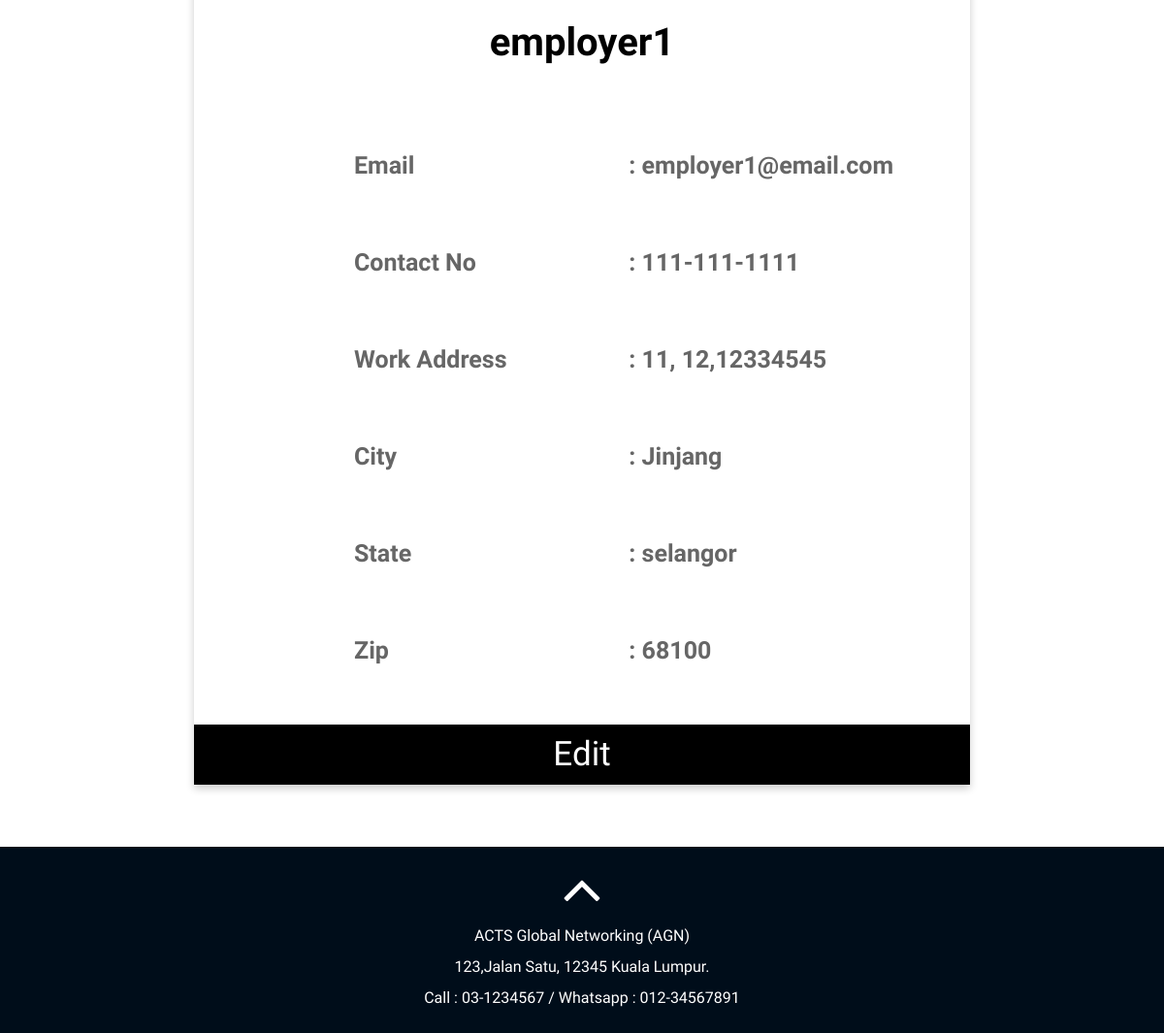
Page /webpage/employerProfile.php (signed in, lower part) on the earlier database version.
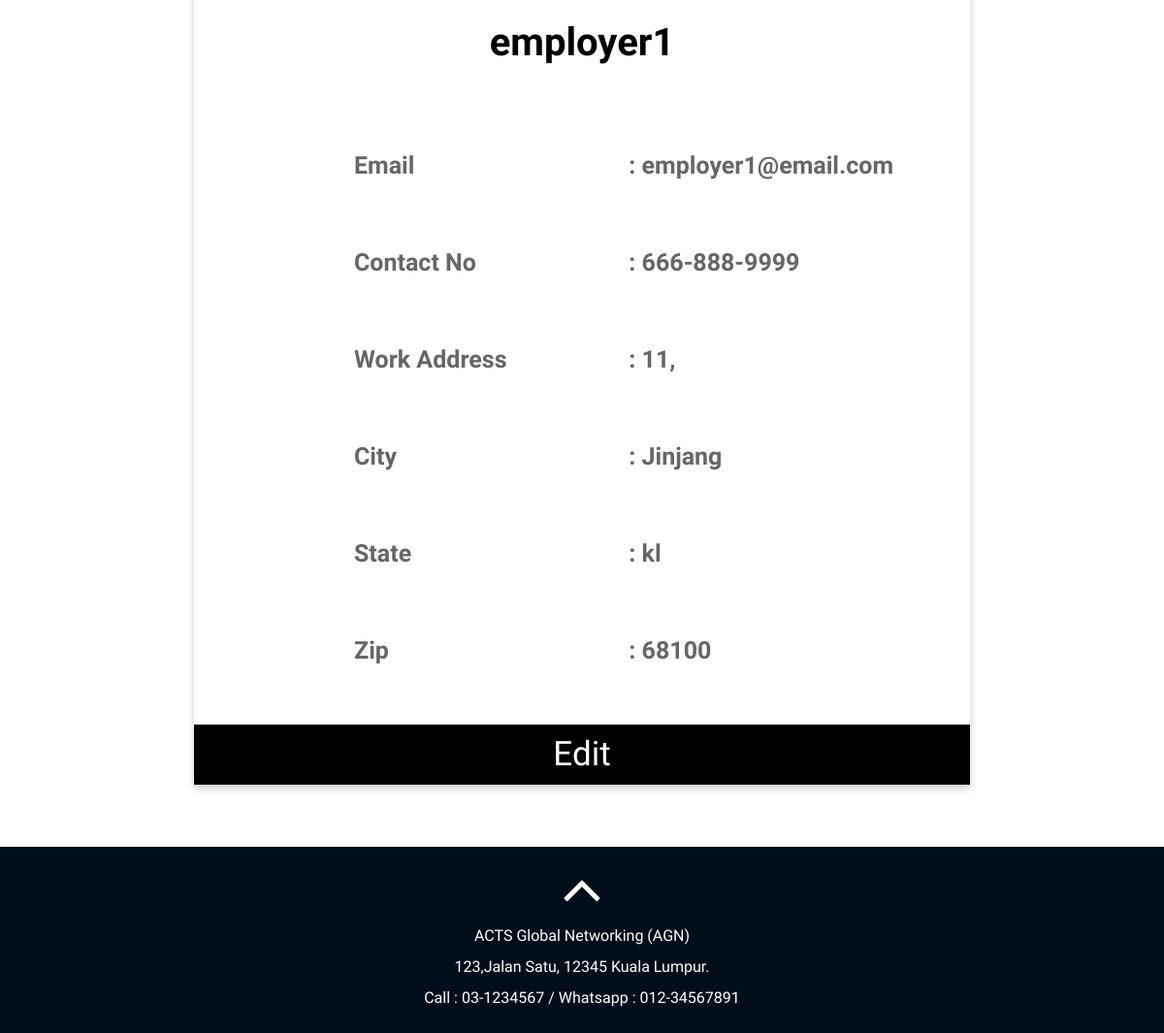
Same page on the later database version.
### tables this page shows
CREATE TABLE `employer` (
  `email` varchar(255) NOT NULL,
  `password` varchar(255) NOT NULL,
  `fullName` varchar(255) NOT NULL,
  `contactNo` varchar(255) NOT NULL,
  `address` varchar(255) NOT NULL,
  `city` varchar(255) NOT NULL,
  `state` varchar(255) NOT NULL,
  `zip` varchar(255) NOT NULL
);

### webpage/employerProfile.php (the view, shortened to what this page needs)
<?php
include '../php/dbConnection.php';
$email = $_SESSION['email'];
$query = "SELECT * FROM employer WHERE email= '$email'";
$result = mysqli_query($connection, $query);
$row = mysqli_fetch_assoc($result);
?>
<!DOCTYPE html>
<html lang="en">
<head>
  <link href="../css/bootstrap.min.css" rel="stylesheet">
  <link href="../css/font-awesome.min.css" rel="stylesheet">
  <link href="../css/animate.min.css" rel="stylesheet">
  <link href="../css/animate.css" rel="stylesheet" />
  <link href="../css/style.css" rel="stylesheet">
  <link href="../css/login.css" rel="stylesheet">
  <link href="../css/homePageStyle.css" rel="stylesheet">
  <link href="../css/editEmployerProfile.css" rel="stylesheet">
</head>
<body>
    <div class="container marginbot-50">
        <div class="profile">
          <div class="eFullname">
            <label> <?php echo $row['fullName'] ?></label>
          </div>
          <div class="pDetails">
          <div class="email">
            <label class="col-xs-12 col-sm-5 col-md-5">Email </label>
            <label class="col-xs-12 col-sm-7 col-md-7 showdetail" name="eEmail"> : <?php echo $row['email'] ?> </label>
          </div>
          <div class="contact">
            <label class="col-xs-12 col-sm-5 col-md-5">Contact No </label>
            <label class="col-xs-12 col-sm-7 col-md-7" name="eContact"> : <?php echo $row['contactNo'] ?> </label>
            </div>
          <div class="workAdd">
            <label class="col-xs-12 col-sm-5 col-md-5">Work Address </label>
            <label class="col-xs-12 col-sm-7 col-md-7" name="eAddress"> : <?php echo $row['address'] ?> </label>
          </div>
          <div class="city">
            <label class="col-xs-12 col-sm-5 col-md-5">City </label>
            <label class="col-xs-12 col-sm-7 col-md-7" name="eCity"> : <?php echo $row['city'] ?> </label>
          </div>
          <div class="state">
            <label class="col-xs-12 col-sm-5 col-md-5">State </label>
            <label class="col-xs-12 col-sm-7 col-md-7" name="eState"> : <?php echo $row['state'] ?> </label>
          </div>
          <div class="zip">
            <label class="col-xs-12 col-sm-5 col-md-5">Zip </label>
            <label class="col-xs-12 col-sm-7 col-md-7" name="eZip"> : <?php echo $row['zip'] ?></label>
          </div>
        </div>
              <br>
              <a href="editEmployerProfile.php"><button> Edit </button></a>
      </div>
      <br><br>
    </div>
    <footer>
        <div class="container">
          <div class="row">
            <div class="col-md-6 col-md-offset-3">
              <div class="text-center">
                <a href="#home" class="scrollup"><i class="fa fa-angle-up fa-3x"></i></a>
                <p> ACTS Global Networking (AGN) <br /> 123,Jalan Satu, 12345 Kuala Lumpur. <br /> Call : 03-1234567 / Whatsapp : 012-34567891
                </div>
            </div>
          </div>
        </div>
      </footer>
</body>
</html>

### css/style.css (style rules this page uses)
body { width: 100%; height: 100%; font-family: 'Ek Mukta', sans-serif; font-weight: 300; color: #666; background-color: #fff; font-size: 16px; line-height: 1.6em; font-weight: 400; font-size: 20px; }
footer { background-color: #000d1a; }
footer { text-align: center; padding: 10px 0 ; }
footer p { color: #fff; font-size: 16px; }
footer a { color: #000; }
footer a.scrollup { color: #fff; margin-bottom: 20px; }

### css/login.css (style rules this page uses)
html { background-color: #f3f3f3; }

### css/homePageStyle.css (style rules this page uses)
body { background: #ffffff; padding: 0; maring: 0; }

### css/editEmployerProfile.css (style rules this page uses)
.profile { box-shadow: 0 4px 8px 0 rgba(0, 0, 0, 0.2); max-width: 800px; margin: auto; background-color: #ffffff; }
.eFullname { color: #000000; padding: 30px; font-size: 40px; text-align: center; }
.pDetails { text-indent: 90px; font-size: 25px; padding: 10px; }
.fullname, .email, .contact, .workAdd, .city, .state, .zip, .pssd { padding: 50px; }
button { border: none; outline: 0; display: inline-block; padding: 15px; color: white; background-color: #000; text-align: center; cursor: pointer; width: 100%; font-size: 35px; }
a { text-decoration: none; font-size: 22px; color: black; }

Differences in the rows shown:
changed employer "employer1": contactNo "111-111-1111" → "666-888-9999"; address "11, 12,12334545" → "11,"; state "selangor" → "kl"
